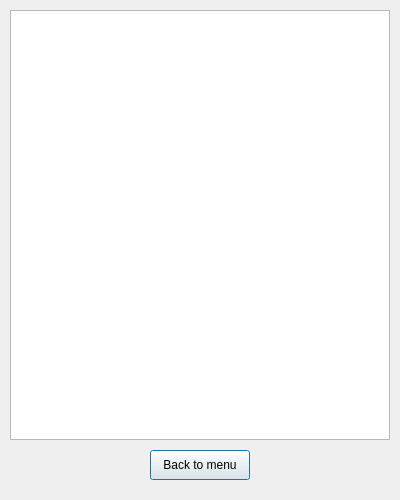
<?xml version="1.0" encoding="UTF-8"?>
<ui version="4.0">
    <class>AboutDoc</class>
    <widget class="QDialog" name="AboutDoc">
        <property name="geometry">
            <rect>
                <x>0</x>
                <y>0</y>
                <width>400</width>
                <height>500</height>
            </rect>
        </property>
        <property name="minimumSize">
            <size>
                <width>400</width>
                <height>500</height>
            </size>
        </property>
        <property name="maximumSize">
            <size>
                <width>400</width>
                <height>500</height>
            </size>
        </property>
        <property name="windowTitle">
            <string>About</string>
        </property>
        <widget class="QPushButton" name="pushButtonBack">
            <property name="geometry">
                <rect>
                    <x>150</x>
                    <y>450</y>
                    <width>100</width>
                    <height>30</height>
                </rect>
            </property>
            <property name="text">
                <string>Back to menu</string>
            </property>
        </widget>
        <widget class="QTextBrowser" name="textBrowser">
            <property name="geometry">
                <rect>
                    <x>10</x>
                    <y>10</y>
                    <width>380</width>
                    <height>430</height>
                </rect>
            </property>
        </widget>
    </widget>
    <resources/>
    <connections/>
</ui>
